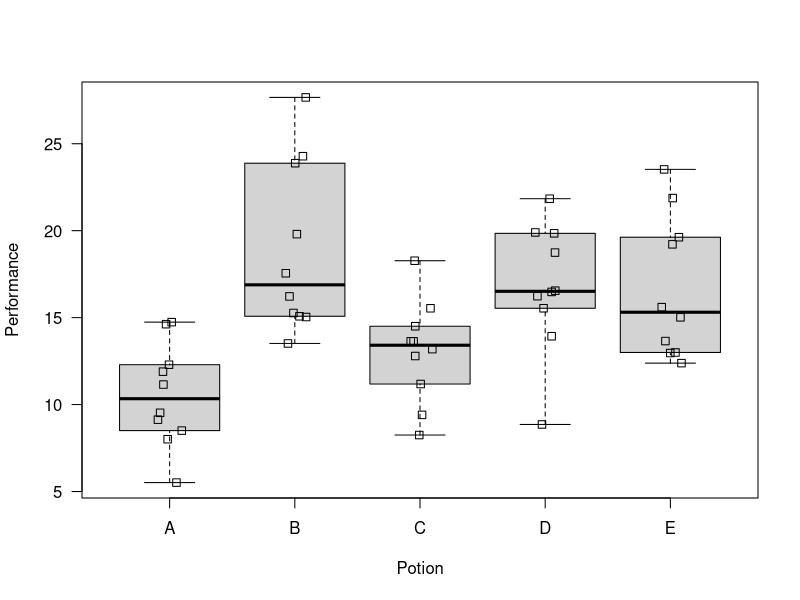
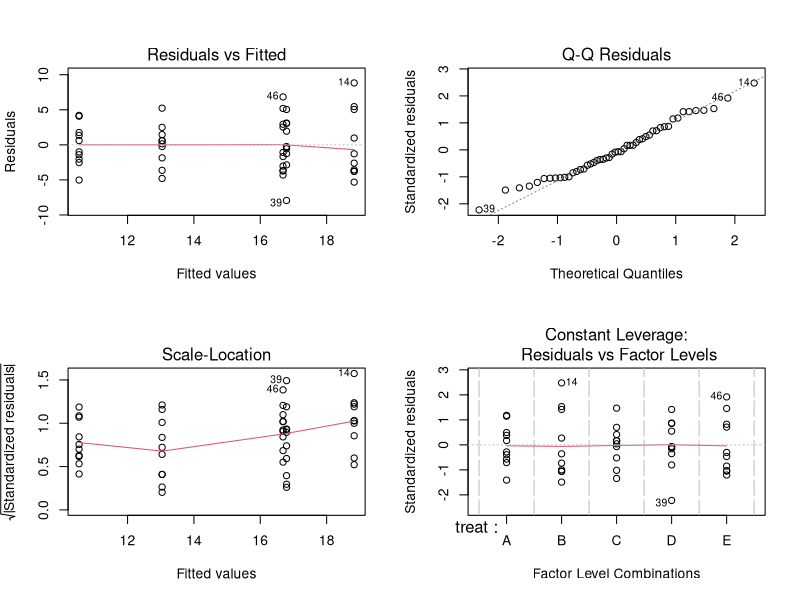
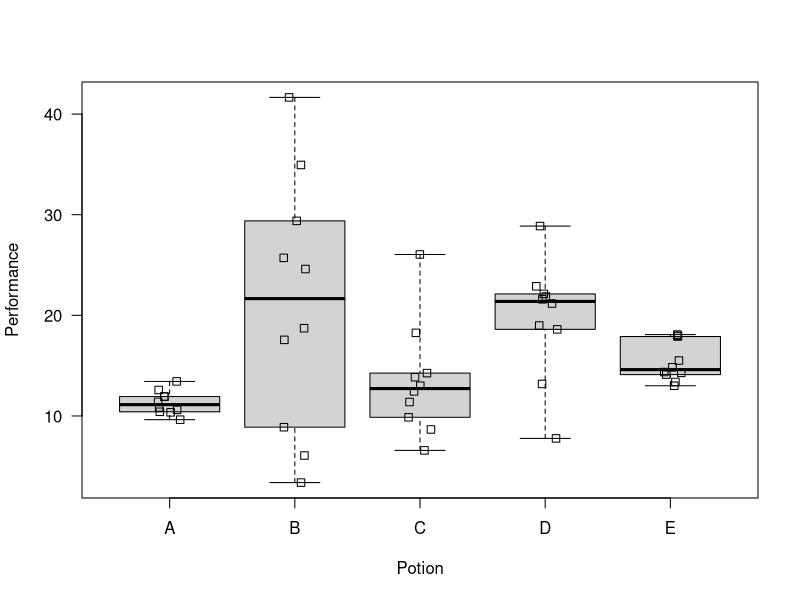
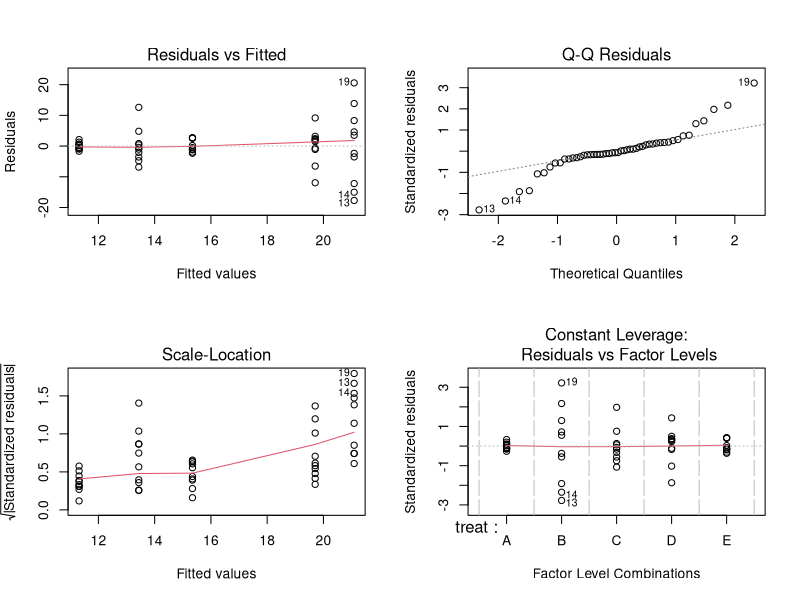
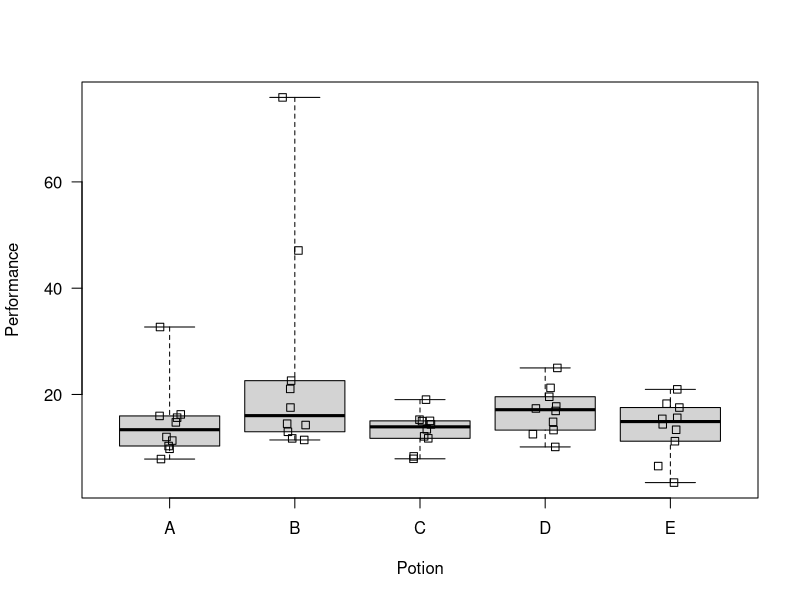
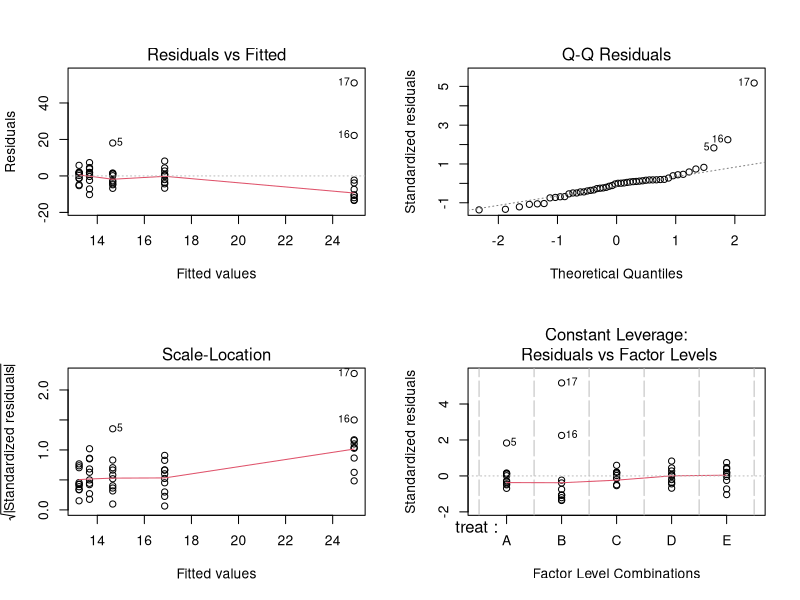
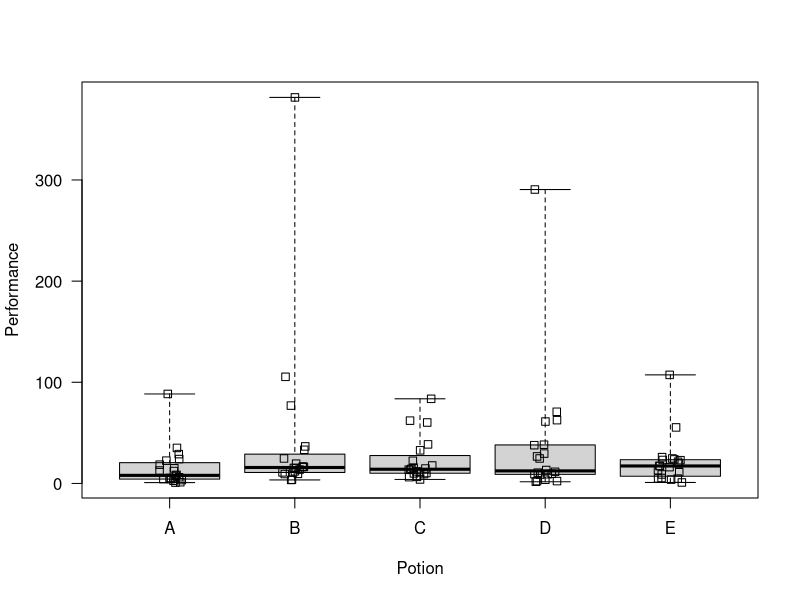
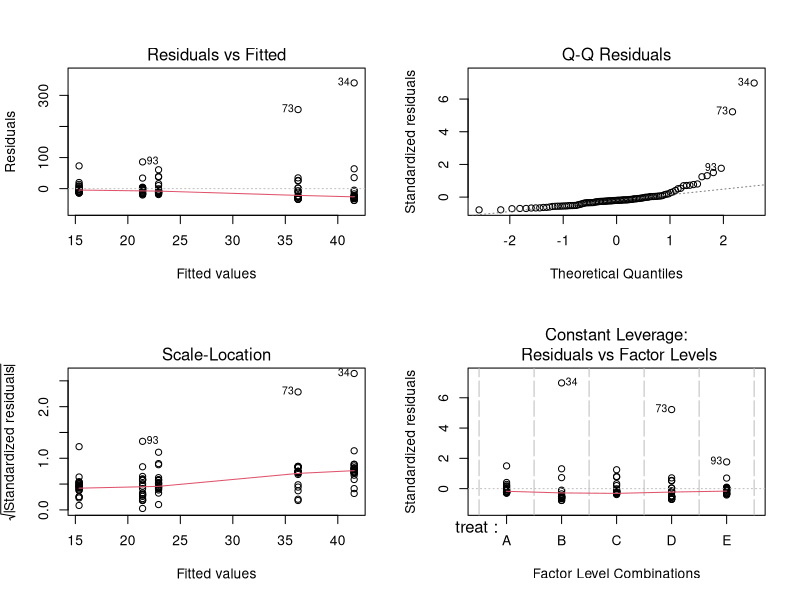

Reproduce these figures in R, in order.

# This script was created by Res Altwegg, Birgit Erni and Greg Distiller 

# The pieces of code below generate data with particular problems. 
# Each piece consists of two parts: first we generate the data and then we explore them (see how the problems look like in the plots)

# --------------------------------------------------------------------------------------------------
# to start with: all assumptions are met (the ideal world...)
# --------------------------------------------------------------------------------------------------
samples <- 10  # number of replicates per treatment
treat <- rep(c("A","B","C","D","E"), each=samples)  # vector with treatment labels
population.means <- c(11,18,13,17,15)  # population means
population.sds <-c(4,4,4,4,4)  # population standard deviations
resp <- rnorm(samples*5, rep(population.means, each=samples), rep(population.sds, each=samples)) # simulate response

dat <- data.frame(treat, resp) # put treatment labels and simulated response into a data frame

# --- data exploration ---

boxplot( resp ~ treat, data=dat, range=0,las=1,
         notch=F, # helps to compare pop means
         xlab='Potion', ylab='Performance')

stripchart(resp ~ treat, data=dat, add=TRUE, 
           vertical=TRUE, method="jitter", jitter=.1)

m1 <- aov(resp~treat, data=dat)  # fit ANOVA
op<-par(mfrow=c(2,2))  # set up graph to plot 4 panels
plot(m1)  # diagnostic plots
par(op)  # reset graphical parameters to what they were before
# --------------------------------------------------------------------------------------------------


# --------------------------------------------------------------------------------------------------
# unequal population variances
# --------------------------------------------------------------------------------------------------
samples <- 10  # number of replicates per treatment
treat <- rep(c("A","B","C","D","E"), each=samples)  # vector with treatment labels
population.means <- c(11,18,13,17,15)  # population means
population.sds <-c(1,10,5,7,2)  # population standard deviations
resp <- rnorm(samples*5, rep(population.means, each=samples), rep(population.sds, each=samples)) # simulate response

dat <- data.frame(treat, resp) # put treatment labels and simulated response into a data frame

# --- data exploration ---

boxplot( resp ~ treat, data=dat, range=0,las=1,
         notch=F, # helps to compare pop means
         xlab='Potion', ylab='Performance')

stripchart(resp ~ treat, data=dat, add=TRUE, 
           vertical=TRUE, method="jitter", jitter=.1)

m1 <- aov(resp~treat, data=dat)  # fit ANOVA
op<-par(mfrow=c(2,2))  # set up graph to plot 4 panels
plot(m1)  # diagnostic plots
par(op)  # reset graphical parameters to what they were before
# --------------------------------------------------------------------------------------------------


# --------------------------------------------------------------------------------------------------

# outliers
# --------------------------------------------------------------------------------------------------
samples <- 10  # number of replicates per treatment
treat <- rep(c("A","B","C","D","E"), each=samples)  # vector with treatment labels
population.means <- c(11,18,13,17,15)  # population means
population.sds <-c(4,4,4,4,4)  # population standard deviations
resp <- rnorm(samples*5, rep(population.means, each=samples), rep(population.sds, each=samples)) # simulate response

dat <- data.frame(treat, resp) # put treatment labels and simulated response into a data frame
dat$resp[c(5,16,17)] <- dat$resp[c(5,16,17)] * 3  # change some data points so they become outliers

# --- data exploration ---

boxplot( resp ~ treat, data=dat, range=0,las=1,
         notch=F, # helps to compare pop means
         xlab='Potion', ylab='Performance')

stripchart(resp ~ treat, data=dat, add=TRUE, 
           vertical=TRUE, method="jitter", jitter=.1)

m1 <- aov(resp~treat, data=dat)  # fit ANOVA
op<-par(mfrow=c(2,2))  # set up graph to plot 4 panels
plot(m1)  # diagnostic plots
par(op)  # reset graphical parameters to what they were before
# --------------------------------------------------------------------------------------------------


# skew distributions (normality assumption violated)
# --------------------------------------------------------------------------------------------------
samples <- 20  # number of replicates per treatment
treat <- rep(c("A","B","C","D","E"), each=samples)  # vector with treatment labels
population.means <- log(c(11,18,13,17,15))  # population means
population.sds <-c(1,1,1,1,1)  # population standard deviations
resp <- exp(rnorm(samples*5, rep(population.means, each=samples), rep(population.sds, each=samples))) # simulate response

dat <- data.frame(treat, resp) # put treatment labels and simulated response into a data frame

# --- data exploration ---

boxplot( resp ~ treat, data=dat, range=0,las=1,
         notch=F, # helps to compare pop means
         xlab='Potion', ylab='Performance')

stripchart(resp ~ treat, data=dat, add=TRUE, 
           vertical=TRUE, method="jitter", jitter=.1)

m1 <- aov(resp~treat, data=dat)  # fit ANOVA
op<-par(mfrow=c(2,2))  # set up graph to plot 4 panels
plot(m1)  # diagnostic plots
par(op)  # reset graphical parameters to what they were before
# --------------------------------------------------------------------------------------------------


# errors not independent (in this example: drift in the measurements over time)
# --------------------------------------------------------------------------------------------------
samples <- 20  # number of replicates per treatment
treat <- rep(c("A","B","C","D","E"), each=samples)  # vector with treatment labels
population.means <- c(11,18,13,17,15)  # population means
population.sds <-c(1,1,1,1,1)  # population standard deviations
resp <- rnorm(samples*5, rep(population.means, each=samples), rep(population.sds, each=samples)) # simulate response

dat <- data.frame(treat, resp) # put treatment labels and simulated response into a data frame
time <- sample(1:length(treat))  # a vector giving the order in which the data were collected (we assume that order was randomised in this experiment)
dat$resp <- dat$resp * (1+time/100)  # add temporal drift effect to observations

# --- data exploration ---

# hard to see that anything is wrong in the boxplots:
boxplot( resp ~ treat, data=dat, range=0,las=1,
         notch=F, # helps to compare pop means
         xlab='Potion', ylab='Performance')

stripchart(resp ~ treat, data=dat, add=TRUE, 
           vertical=TRUE, method="jitter", jitter=.1)

# dotplot (we plot the data in sequence of observation, i.e. time):
od<-order(time)  # this gives us the order of the observations in time, which we'll use to sort the observations for the plot
dotchart(dat$resp[od],ylab="Order of observation", xlab="Performance")

m1 <- aov(resp~treat, data=dat)  # fit ANOVA
op<-par(mfrow=c(2,2))  # set up graph to plot 4 panels
plot(m1) # regular diagnostic plots also don't show that there is a problem
par(op)  # reset graphical parameters to what they were before

plot(time, resid(m1))  # plotting residuals against temporal sequence shows the problem: a clear trend over time
# --------------------------------------------------------------------------------------------------

